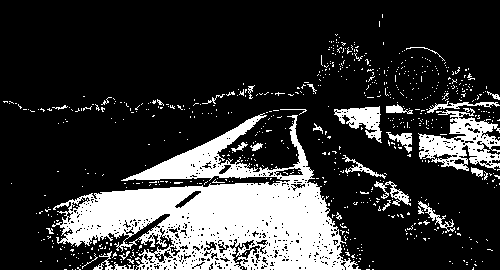
#> input picture EVAL/seuille.png, 500 x 270 px
$ python dilatation.py
#> lines starting #> are read from the running program, lines starting #| are printed output that depends on the picture; after the words box and inside, x2 and y2 are one past the last pixel; in counts of white or black regions, pixels touching at a corner belong together
import cv2
import numpy as np

im = cv2.imread('seuille.png', cv2.IMREAD_GRAYSCALE)
#> im: shape (270, 500); 21.3% white; 692 white regions (662 under 20 px), largest, box (x1, y1, x2, y2) and area: (52, 113, 361, 270) 21336, (418, 108, 500, 171) 2491, (334, 106, 382, 143) 835

im = np.array(im)

structuringElement = np.array([[0,1,0],[1,1,1],[0,1,0]],np.uint8)
filteredImage = cv2.dilate(im,structuringElement)
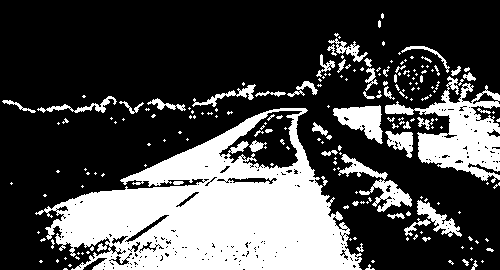
#> filteredImage: shape (270, 500); 29.7% white; 200 white regions (148 under 20 px), largest, box (x1, y1, x2, y2) and area: (35, 108, 362, 270) 27326, (385, 76, 500, 183) 4971, (338, 154, 412, 212) 1100
cv2.imwrite("dilated.png", filteredImage)
